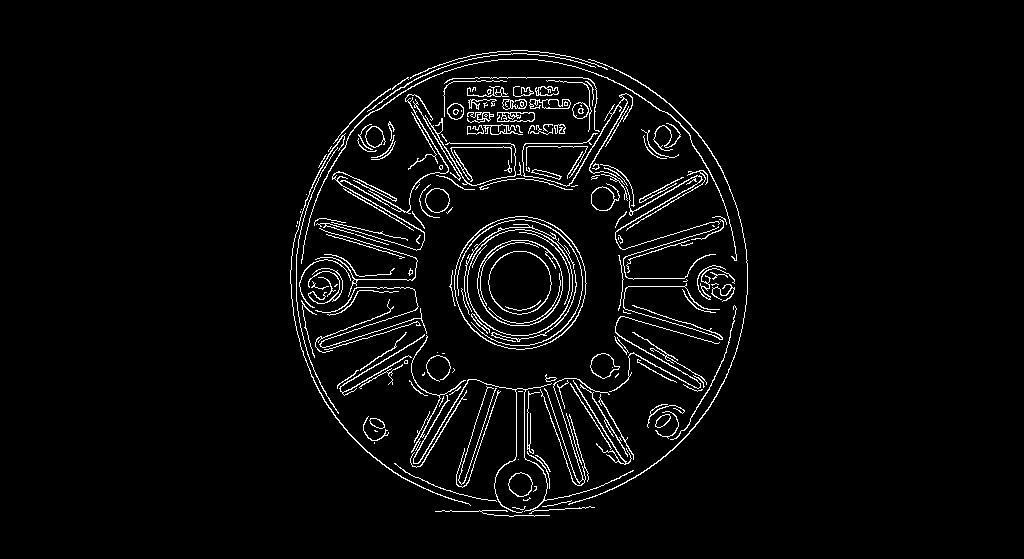
#> input picture imagens/resultado/bordas.jpg, 1024 x 559 px
$ python visao_computacional.py ../imagens/resultado/bordas.jpg
#> lines starting #> are read from the running program, lines starting #| are printed output that depends on the picture; after the words box and inside, x2 and y2 are one past the last pixel; in counts of white or black regions, pixels touching at a corner belong together
"""Inspecao visual: bordas geometricas e possiveis regioes quentes em HSV."""

import argparse
from pathlib import Path

import cv2
import numpy as np


def analisar_imagem(caminho, pasta_saida="imagens/resultado"):
#> called with caminho = '../imagens/resultado/bordas.jpg', pasta_saida = 'imagens/resultado'
    imagem = cv2.imread(str(caminho))
#> imagem is the input picture: shape (559, 1024, 3); min 0, max 255, mean 9.3

    if imagem is None:
        raise FileNotFoundError(
            f"Nao foi possivel abrir a imagem: {caminho}"
        )

    destino = Path(pasta_saida)
    destino.mkdir(parents=True, exist_ok=True)

    # 1. Conversao para escala de cinza e reducao de ruido
    cinza = cv2.cvtColor(imagem, cv2.COLOR_BGR2GRAY)
    suave = cv2.GaussianBlur(cinza, (5, 5), 0)
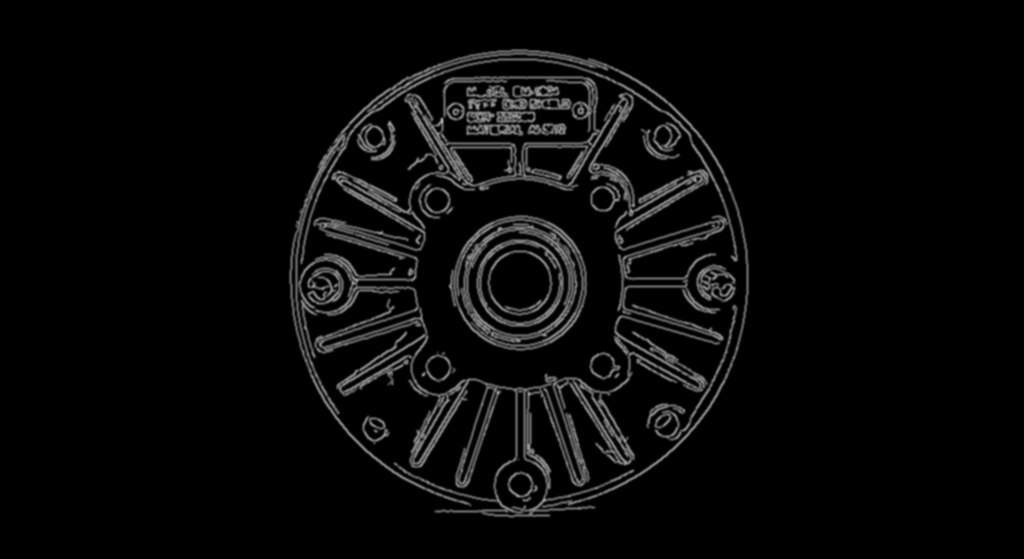
#> suave: shape (559, 1024); min 0, max 174, mean 9.3

    # 2. Deteccao de bordas utilizando Canny
    bordas = cv2.Canny(suave, 50, 150)
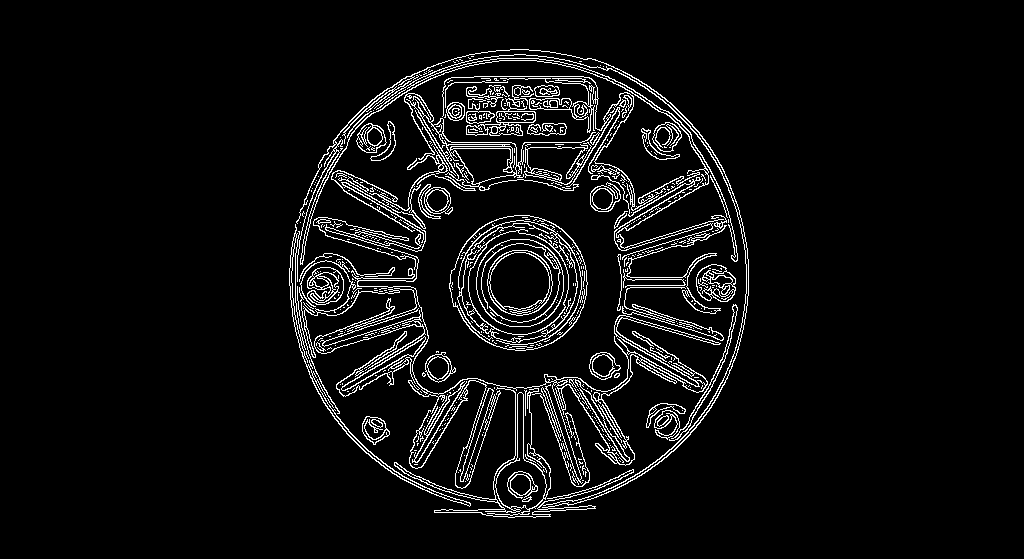
#> bordas: shape (559, 1024); 5.5% white in thin lines or dots, all inside (x1, y1, x2, y2) = (289, 49, 749, 518)

    # 3. Identificacao de contornos
    contornos, _ = cv2.findContours(
        bordas,
        cv2.RETR_EXTERNAL,
        cv2.CHAIN_APPROX_SIMPLE
    )
#> contornos = 309 contours, 253 with area under 20; largest, box (x1, y1, x2, y2) and area: (449, 215, 588, 351) 14398, (296, 49, 749, 518) 4018, (313, 146, 721, 485) 3554, (404, 93, 620, 191) 3078, (524, 142, 592, 185) 1536

    resultado = imagem.copy()
    cv2.drawContours(resultado, contornos, -1, (0, 255, 0), 2)
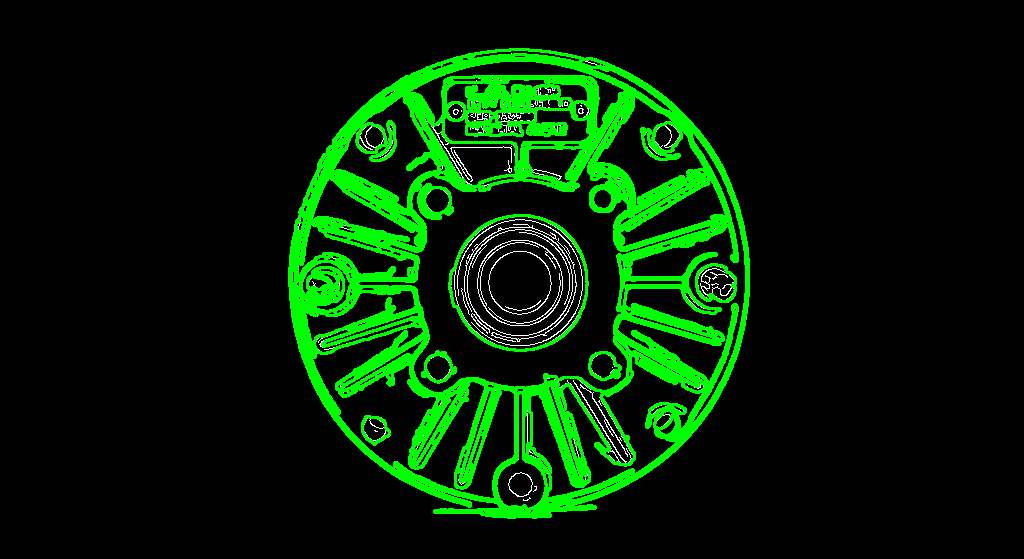
#> resultado: shape (559, 1024, 3); 12.04% of pixels changed, all inside (x1, y1, x2, y2) = (288, 48, 750, 519)

    # 4. Calculo de area, perimetro e circularidade
    dados_contornos = []

    for contorno in contornos:
        area = cv2.contourArea(contorno)
        perimetro = cv2.arcLength(contorno, True)

        if perimetro > 0:
            circularidade = (4 * np.pi * area) / (perimetro ** 2)
        else:
            circularidade = 0

        dados_contornos.append({
            "area_pixels": round(float(area), 2),
            "perimetro_pixels": round(float(perimetro), 2),
            "circularidade": round(float(circularidade), 3)
        })
#> this loop made 309 passes
#> (area, perimetro, circularidade) on passes 48, 51, 54, 59, 65, 67, 71, 72, 73, 82, 83, 88: (514, 91.25, 0.776), (342, 156, 0.177), (243.5, 118.3, 0.219), (34, 576.6, 0.00129), (495, 233.3, 0.114), (89, 154.7, 0.0467), (493.5, 412.5, 0.0365), (151, 941.7, 0.00214), (23, 192, 0.00784), (572.5, 96.67, 0.77), (573.5, 116.8, 0.528), (570.5, 219.7, 0.149)
#> after the loop, dados_contornos = 309 items

    # 5. Analise de cores em HSV
    hsv = cv2.cvtColor(imagem, cv2.COLOR_BGR2HSV)
#> hsv: shape (559, 1024, 3); mean H, S, V 0, 0, 9.3

    # Faixa inicial para possiveis regioes vermelhas/alaranjadas.
    # Ajustar conforme a paleta da imagem termica utilizada.
    inferior = np.array([0, 100, 150])
    superior = np.array([35, 255, 255])

    mascara_hotspots = cv2.inRange(hsv, inferior, superior)
#> mascara_hotspots: shape (559, 1024); every value is 0

    # 6. Destacar possiveis regioes quentes na imagem original
    imagem_hotspots = imagem.copy()
    imagem_hotspots[mascara_hotspots > 0] = (0, 0, 255)

    # 7. Salvar resultados. A escrita via pathlib tambem funciona com pastas
    # que possuem acentos no caminho (algo que cv2.imwrite pode nao aceitar no Windows).
    imagens_saida = {
        "bordas.jpg": bordas,
        "bordas_contornos.jpg": resultado,
        "mascara_hotspots.jpg": mascara_hotspots,
        "hotspots_destacados.jpg": imagem_hotspots,
    }
    for nome, imagem_saida in imagens_saida.items():
        sucesso, codificada = cv2.imencode(".jpg", imagem_saida)
        if sucesso:
            (destino / nome).write_bytes(codificada.tobytes())
#> this loop made 4 passes

    return {
        "quantidade_contornos": len(contornos),
        "pixels_hotspot": int(cv2.countNonZero(mascara_hotspots)),
        "contornos": dados_contornos,
        "aviso": (
            "Hotspots identificados por cor, sem medicao real de temperatura."
        )
    }

# [57 lines left out: function comparar_com_gabarito, not called in this run]


if __name__ == "__main__":
    parser = argparse.ArgumentParser(
        description="Inspecao geometrica e visual de possiveis hotspots."
    )

    parser.add_argument(
        "imagem",
        help="Caminho da imagem a ser analisada"
    )

    args = parser.parse_args()

    resultado = analisar_imagem(args.imagem)
#> resultado = 4 items

    print("\n=== RESULTADO DA INSPECAO ===")
    print(f"Quantidade de contornos: {resultado['quantidade_contornos']}")
#| Quantidade de contornos: 309
    print(f"Pixels de possiveis hotspots: {resultado['pixels_hotspot']}")
#| Pixels de possiveis hotspots: 0

    print("\n=== ANALISE GEOMETRICA ===")

    for numero, contorno in enumerate(resultado["contornos"], start=1):
        print(f"\nContorno {numero}:")
        print(f"  Area: {contorno['area_pixels']} pixels")
        print(f"  Perimetro: {contorno['perimetro_pixels']} pixels")
        print(f"  Circularidade: {contorno['circularidade']}")
#> this loop made 309 passes
#> (printed output is left out)

    print(f"\nAviso: {resultado['aviso']}")
    print("\nImagens salvas na pasta imagens/resultado/")
